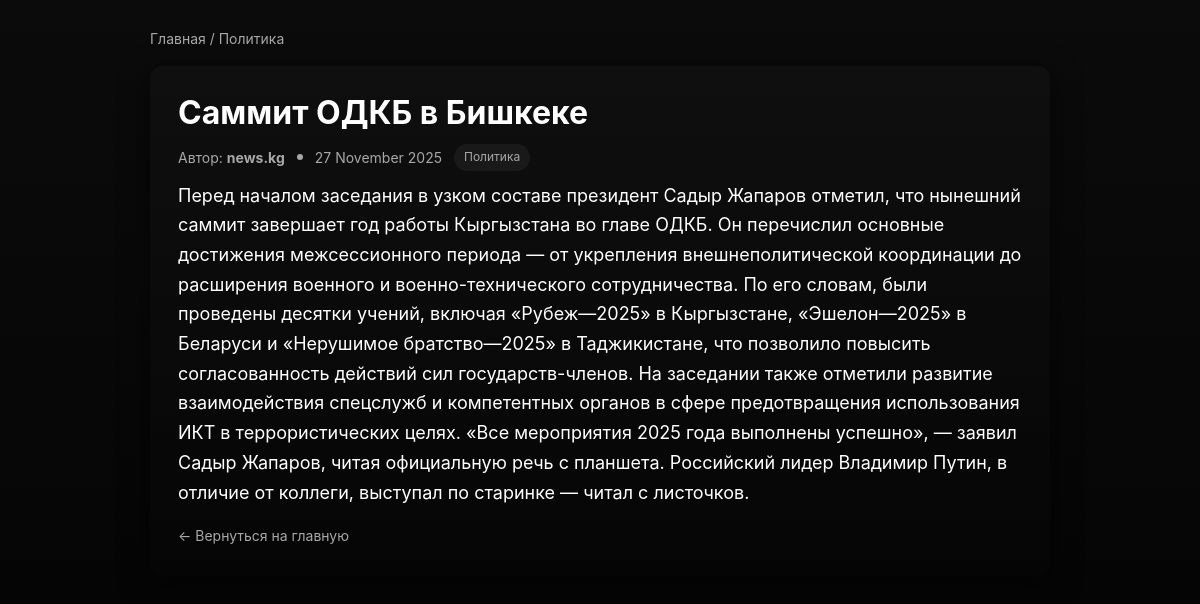
The app's page /1/, older data.
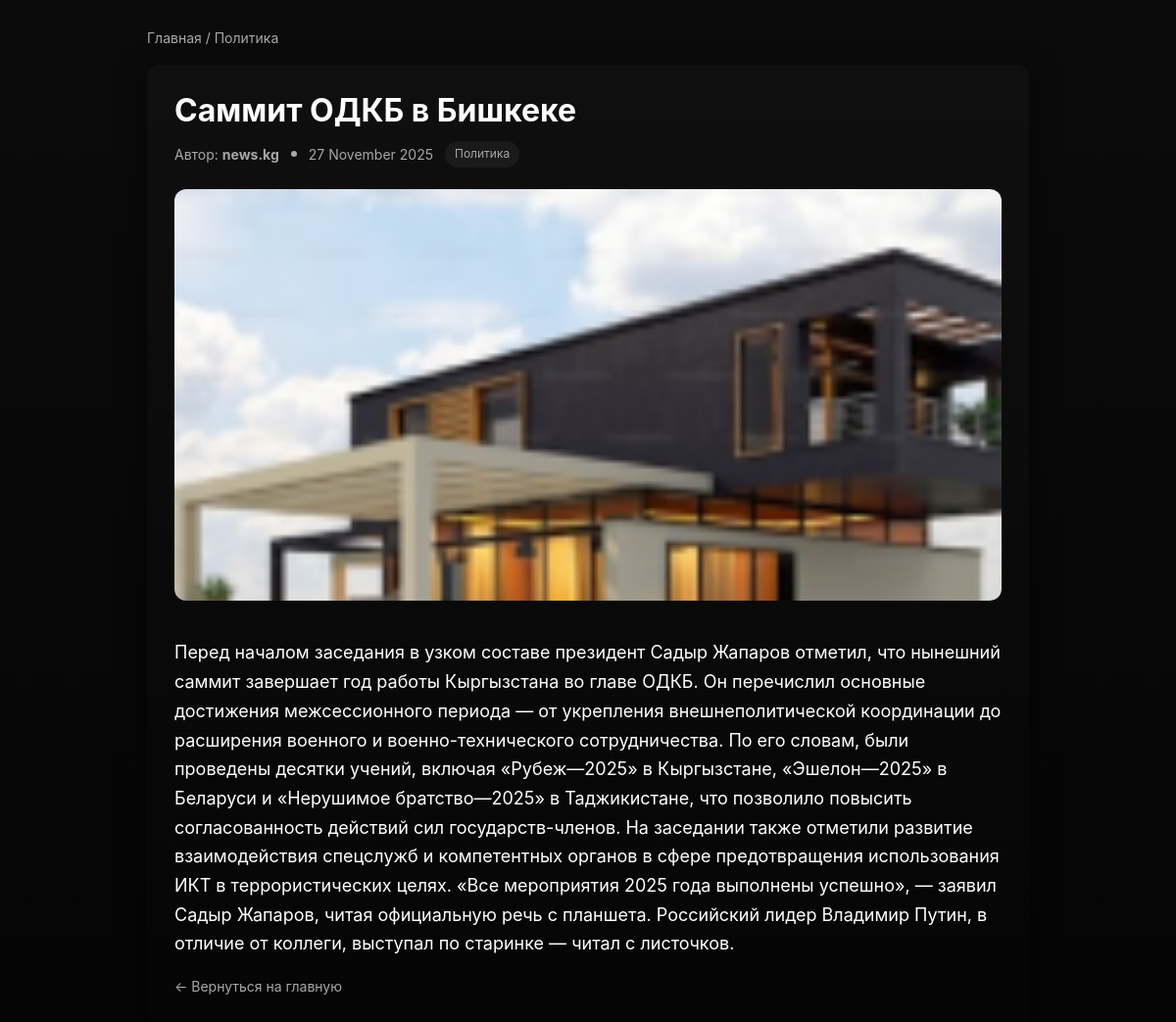
The same page, newer data.
### news/models.py (models this page shows, shortened)
class News(models.Model):
    title = models.CharField(max_length=255)
    short_description = models.TextField()
    content = models.TextField()
    created_at = models.DateTimeField(auto_now_add=True)
    author = models.ForeignKey('Author', on_delete=models.SET_NULL, null=True)
    category = models.ForeignKey('Category', on_delete=models.CASCADE)
    image = models.ImageField(upload_to='news/', null=True, blank=True)
    class Meta:
        verbose_name = 'New'
        verbose_name_plural = 'News'
        ordering = ['-created_at']

class Category(models.Model):
    title = models.CharField(max_length=255)
    class Meta:
        verbose_name = 'Category'
        verbose_name_plural = 'Categories'

class Author(models.Model):
    full_name = models.CharField(max_length=100)
    class Meta:
        verbose_name = 'Author'
        verbose_name_plural = 'Authors'

### news/views.py (the view)
# urls.py: path('<int:pk>/', news_detail, name='news_detail'),
def news_detail(request, pk):
    news = News.objects.get(pk=pk)
    return render(request, 'news_detail.html', context={'news': news})

### templates/news_detail.html (shortened to what this page needs)
<!doctype html>
<html lang="ru">
<head>
</head>
<body>
  <div class="container">
    <div class="breadcrumb">
      <a href="/">Главная</a> / <span>{{ news.category.title }}</span>
    </div>
    <article class="article-box">
      <h1>{{ news.title }}</h1>
      <div class="meta">
        <span>Автор: <strong>{{ news.author.full_name|default:"Неизвестно" }}</strong></span>
        <span class="dot"></span>
        <time>{{ news.created_at|date:"d E Y" }}</time>
        <span class="tag">{{ news.category.title }}</span>
      </div>
      {% if news.image %}
      <img class="cover" src="{{ news.image.url }}" alt="{{ news.title }}">
      {% endif %}
      <div class="content">
        {{ news.content|safe }}
      </div>
      <a class="back-link" href="/">← Вернуться на главную</a>
    </article>
  </div>
</body>
</html>

### templates/news_detail.html (style rules this page uses)
:root { --bg: #0b0b0b; --paper: #0f0f0f; --muted: #a8a8a8; --accent: #ffffff; --glass: rgba(255,255,255,0.04); --radius: 12px; font-family: Inter, system-ui, sans-serif; color-scheme: dark; }
body { margin:0; background:linear-gradient(180deg,var(--bg),#050505); color:var(--accent); font-size:16px; line-height:1.55; }
.container { max-width:900px; margin:28px auto; padding:0 20px; }
.breadcrumb { font-size:14px; color:var(--muted); margin-bottom:16px; }
.breadcrumb a { color:var(--muted); text-decoration:none; }
.article-box { background:linear-gradient(180deg, rgba(255,255,255,0.02), transparent); padding:28px; border-radius:var(--radius); box-shadow:0 8px 30px rgba(0,0,0,0.6); }
h1 { margin:0; font-size:32px; line-height:1.2; }
.meta { margin-top:12px; color:var(--muted); font-size:14px; display:flex; gap:12px; align-items:center; }
.dot { width:6px;height:6px;border-radius:50%;background:var(--muted); }
.tag { background:rgba(255,255,255,0.05); padding:4px 10px; border-radius:999px; font-size:12px; }
.cover { width:100%; height:420px; object-fit:cover; margin:22px 0; border-radius:var(--radius); }
.content { color:var(--accent); font-size:18px; margin-top:10px; line-height:1.65; }
.back-link { display:inline-block; margin-top:18px; color:var(--muted); text-decoration:none; font-size:14px; }

Row changes from the older to the newer data that the page shows:
changed News "Саммит ОДКБ в Бишкеке": image: picture added
